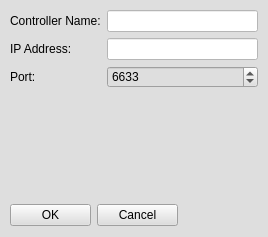
<?xml version="1.0" encoding="UTF-8"?>
<ui version="4.0">
 <class>MainWindow</class>
 <widget class="QMainWindow" name="MainWindow">
  <property name="geometry">
   <rect>
    <x>0</x>
    <y>0</y>
    <width>268</width>
    <height>237</height>
   </rect>
  </property>
  <property name="windowTitle">
   <string>MainWindow</string>
  </property>
  <property name="styleSheet">
   <string notr="true">background-color: rgb(222, 222, 222);</string>
  </property>
  <widget class="QWidget" name="centralwidget">
   <widget class="QWidget" name="formLayoutWidget">
    <property name="geometry">
     <rect>
      <x>10</x>
      <y>10</y>
      <width>248</width>
      <height>120</height>
     </rect>
    </property>
    <layout class="QFormLayout" name="formLayout">
     <item row="0" column="0">
      <widget class="QLabel" name="label">
       <property name="text">
        <string>Controller Name:</string>
       </property>
      </widget>
     </item>
     <item row="0" column="1">
      <widget class="QLineEdit" name="Controller_Name">
       <property name="styleSheet">
        <string notr="true">background-color: rgb(255, 255, 255);</string>
       </property>
      </widget>
     </item>
     <item row="1" column="0">
      <widget class="QLabel" name="label_2">
       <property name="text">
        <string>IP Address:</string>
       </property>
      </widget>
     </item>
     <item row="1" column="1">
      <widget class="QLineEdit" name="Controller_IPAddress">
       <property name="styleSheet">
        <string notr="true">background-color: rgb(255, 255, 255);</string>
       </property>
      </widget>
     </item>
     <item row="2" column="0">
      <widget class="QLabel" name="label_3">
       <property name="text">
        <string>Port:</string>
       </property>
      </widget>
     </item>
     <item row="2" column="1">
      <widget class="QSpinBox" name="Controller_Port">
       <property name="minimum">
        <number>1</number>
       </property>
       <property name="maximum">
        <number>65535</number>
       </property>
       <property name="value">
        <number>6633</number>
       </property>
      </widget>
     </item>
    </layout>
   </widget>
   <widget class="QWidget" name="gridLayoutWidget">
    <property name="geometry">
     <rect>
      <x>10</x>
      <y>200</y>
      <width>168</width>
      <height>31</height>
     </rect>
    </property>
    <layout class="QGridLayout" name="gridLayout">
     <item row="0" column="0">
      <widget class="QPushButton" name="Controller_OKButton">
       <property name="text">
        <string>OK</string>
       </property>
      </widget>
     </item>
     <item row="0" column="1">
      <widget class="QPushButton" name="Controller_CancelButton">
       <property name="text">
        <string>Cancel</string>
       </property>
      </widget>
     </item>
    </layout>
   </widget>
  </widget>
 </widget>
 <resources/>
 <connections/>
</ui>
